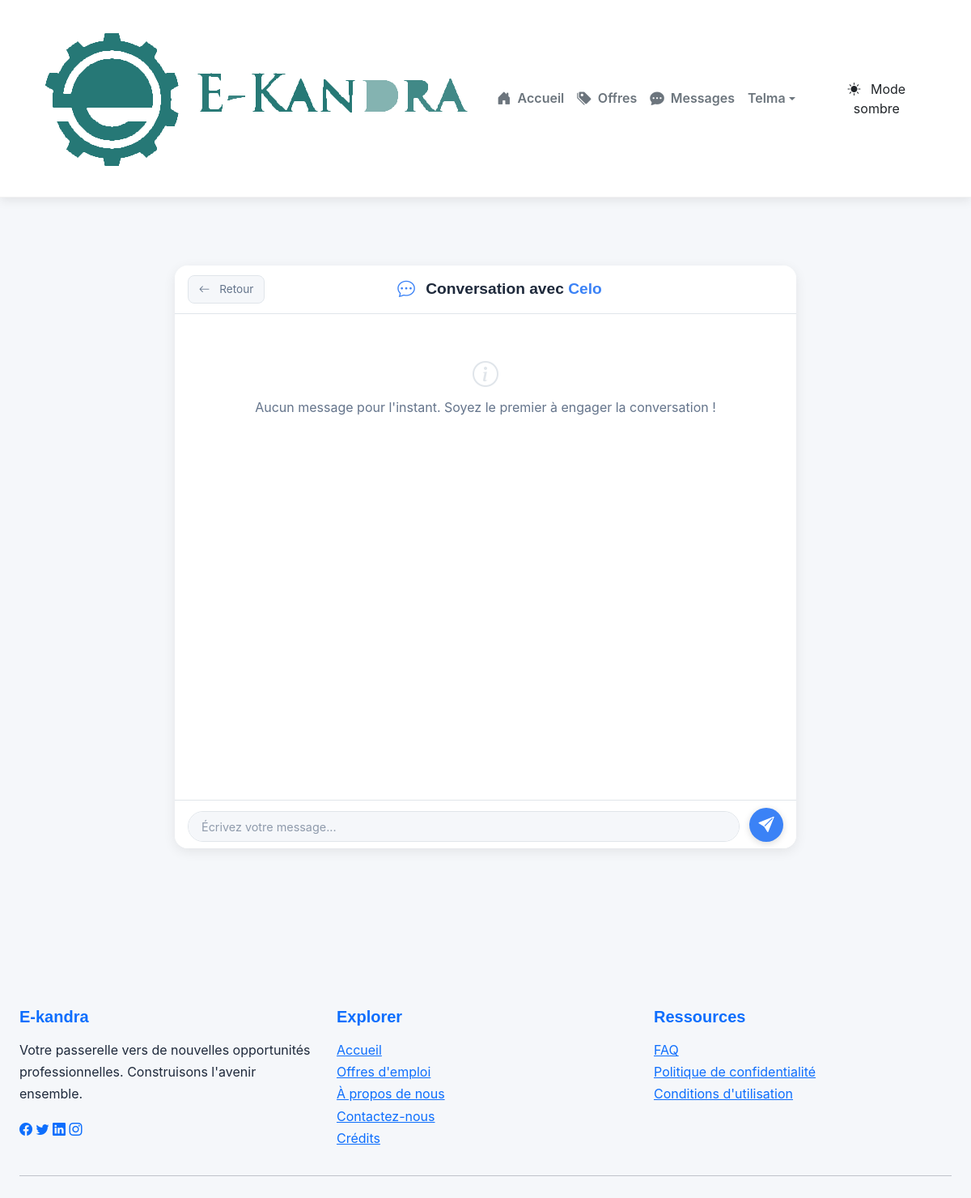
Page /messages/15/ (signed in) on the earlier database version.
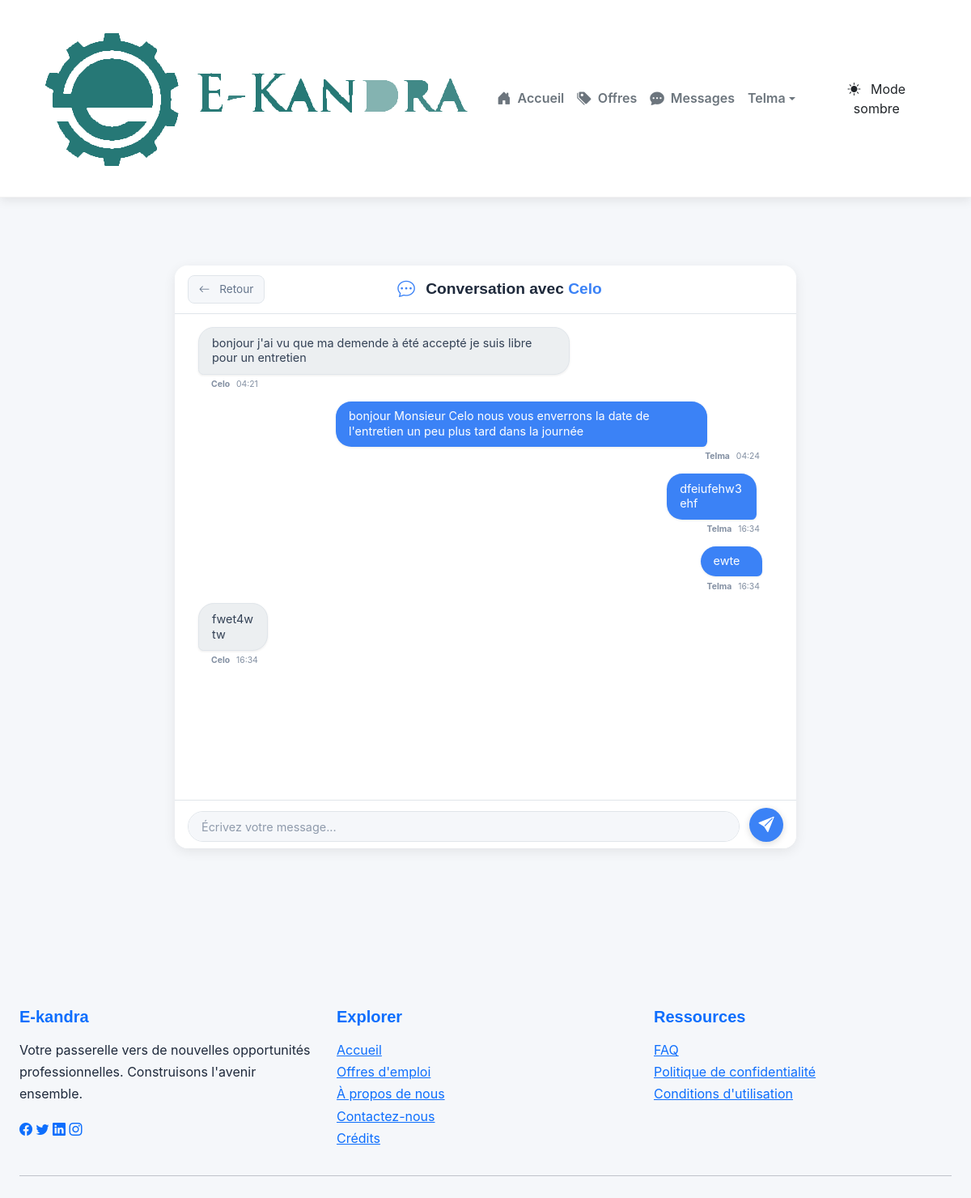
Same page on the later database version.
### Ekandra/models.py (models this page shows, shortened)
class Message(models.Model):
    expediteur = models.ForeignKey(User, on_delete=models.CASCADE, related_name='messages_envoyes')
    destinataire = models.ForeignKey(User, on_delete=models.CASCADE, related_name='messages_recus')
    contenu = models.TextField()
    date_envoi = models.DateTimeField(auto_now_add=True)
    lu = models.BooleanField(default=False)

### Ekandra/views.py (the view)
# urls.py: path('messages/<int:user_id>/', views.message_conversation, name='message_conversation'),
@login_required
def message_conversation(request, user_id):
    destinataire = get_object_or_404(User, id=user_id)
    conversation_messages = Message.objects.filter(
        Q(expediteur=request.user, destinataire=destinataire) |
        Q(expediteur=destinataire, destinataire=request.user)
    ).order_by('date_envoi')
    conversation_messages.filter(destinataire=request.user, lu=False).update(lu=True)
    users_to_message = User.objects.exclude(id=request.user.id).order_by('username')
    context = get_base_context(request)
    get_base_context(request)
    context.update({
        'destinataire': destinataire,
        'messages': conversation_messages,
        'form': MessageForm(),
        'users_to_message': users_to_message,
    })
    return render(request, 'Ekandra/message_conversation.html', context)

### Ekandra/forms.py
class MessageForm(forms.Form):
    class Meta:
        model: Message
        fields = [ 'contenu']
        widgets = {
            'contenu': forms.Textarea(attrs={
                'rows': 5, # Nombre de lignes visibles par défaut
                'placeholder': 'Écrivez votre message ici...',
                'class': 'form-control chat-message-input' # Ajoutez vos classes CSS ici
                 }),
            }

### Ekandra/views.py (called while the page is built)
def get_base_context(request):
    context = {}
    if request.user.is_authenticated:
        try:
            from .models import Message
            context['unread_messages'] = Message.objects.filter(destinataire=request.user, lu=False).count()
        except ImportError:
            context['unread_messages'] = 0
            pass
    return context

### Ekandra/templates/Ekandra/message_conversation.html (shortened to what this page needs)
{% extends 'Ekandra/base.html' %}
{% load bootstrap5 %}
{% load static %}
{% block content %}
<div class="chat-wrapper chat-container-scope">
    <div class="chat-header">
        <a href="#" class="btn btn-sm btn-light chat-back-btn">
            <i class="bi bi-arrow-left me-2"></i> Retour
        </a>
        <h1 class="chat-title">
            <i class="bi bi-chat-dots me-2"></i> Conversation avec
            <span class="destinataire-username">{{ destinataire.username }}</span>
        </h1>
    </div>
    <div id="chat-log" class="chat-log-area">
        {% for message in messages %}
            <div class="d-flex {% if message.expediteur == request.user %}justify-content-end{% else %}justify-content-start{% endif %}">
                <div class="message-item {% if message.expediteur == request.user %}message-sent{% else %}message-received{% endif %}">
                    <div class="message-bubble">{{ message.contenu }}</div>
                    <div class="message-meta">
                        <span class="message-sender">{{ message.expediteur.username }}</span>
                        <span class="message-timestamp">{{ message.date_envoi|date:"H:i" }}</span>
                    </div>
                </div>
            </div>
        {% empty %}
            <div class="no-messages-placeholder">
                <i class="bi bi-info-circle"></i>
                <p>Aucun message pour l'instant. Soyez le premier à engager la conversation !</p>
            </div>
        {% endfor %}
    </div>
    <form id="chat-form" class="chat-input-form">
        <textarea
            id="chat-message-input"
            class="chat-textarea"
            placeholder="Écrivez votre message..."
            rows="1"
            oninput="autoExpandTextarea(this)"
            maxlength="500"
            aria-label="Champ de saisie du message"
        ></textarea>
        <button type="submit" class="chat-send-btn" aria-label="Envoyer le message">
            <i class="bi bi-send-fill"></i>
        </button>
    </form>
</div>
{% endblock %}
{% block extra_css %}
    <link rel="stylesheet" href="{% static 'Ekandra/css/chat_style.css' %}">
{% endblock %}

Differences in the rows shown:
added Message: contenu "bonjour j'ai vu que ma demende à été accepté je suis libre pour un entretien", expediteur.username "Celo", date_envoi "04:21"
added Message: contenu "bonjour Monsieur Celo nous vous enverrons la date de l'entretien un peu plus tard dans la journée", expediteur.username "Telma", date_envoi "04:24"
added Message: contenu "dfeiufehw3ehf", expediteur.username "Telma", date_envoi "16:34"
added Message: contenu "ewte", expediteur.username "Telma", date_envoi "16:34"
added Message: contenu "fwet4wtw", expediteur.username "Celo", date_envoi "16:34"
Other differences:
text no longer shown: "Aucun message pour l'instant. Soyez le premier à engager la conversation !"
